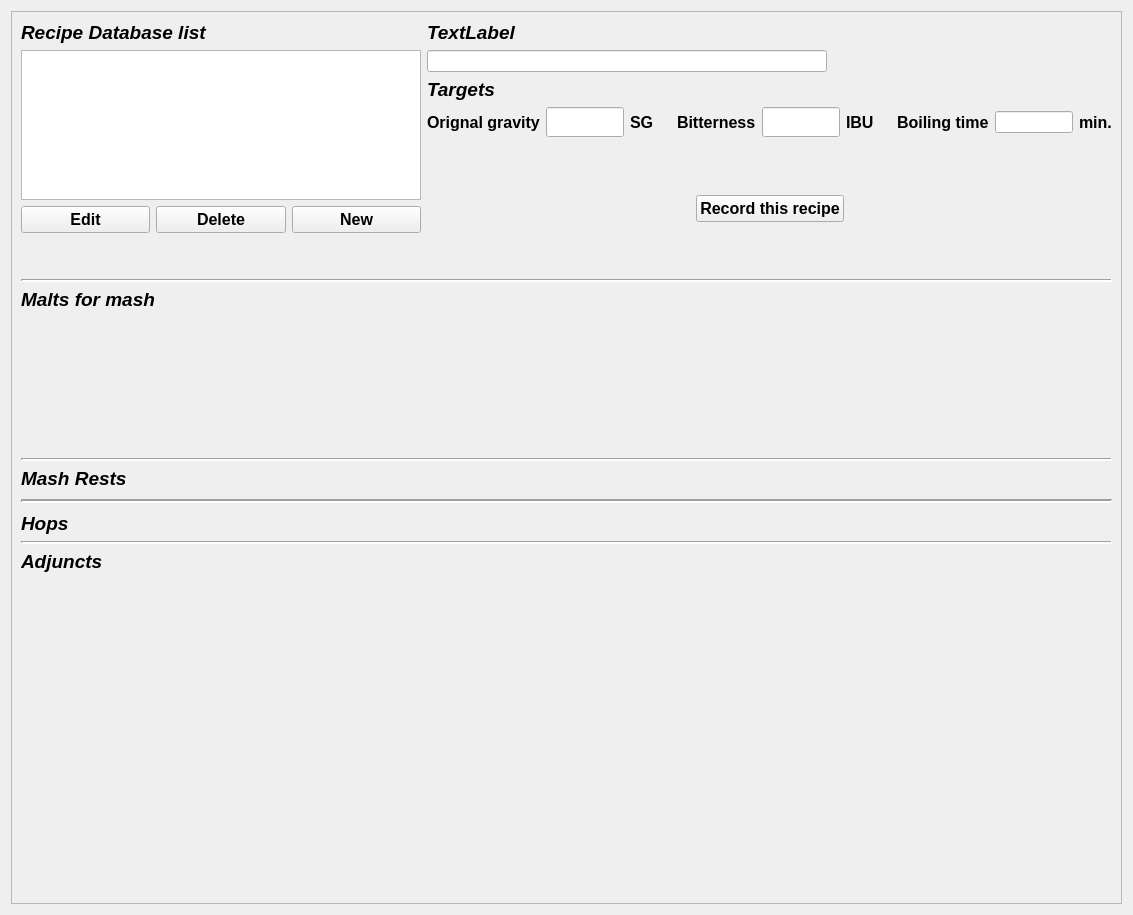
<?xml version="1.0" encoding="UTF-8"?>
<ui version="4.0">
 <class>Form</class>
 <widget class="QWidget" name="Form">
  <property name="geometry">
   <rect>
    <x>0</x>
    <y>0</y>
    <width>1133</width>
    <height>915</height>
   </rect>
  </property>
  <property name="windowTitle">
   <string>Form</string>
  </property>
  <layout class="QVBoxLayout" name="verticalLayout">
   <item>
    <widget class="QScrollArea" name="scrollArea">
     <property name="widgetResizable">
      <bool>true</bool>
     </property>
     <widget class="QWidget" name="scrollAreaWidgetContents">
      <property name="geometry">
       <rect>
        <x>0</x>
        <y>0</y>
        <width>1113</width>
        <height>895</height>
       </rect>
      </property>
      <layout class="QVBoxLayout" name="verticalLayout_5">
       <item>
        <layout class="QHBoxLayout" name="horizontalLayout_5">
         <item>
          <layout class="QVBoxLayout" name="verticalLayout_2">
           <item>
            <widget class="QLabel" name="recipe_list_label">
             <property name="maximumSize">
              <size>
               <width>16777215</width>
               <height>70</height>
              </size>
             </property>
             <property name="font">
              <font>
               <pointsize>14</pointsize>
               <weight>75</weight>
               <italic>true</italic>
               <bold>true</bold>
              </font>
             </property>
             <property name="text">
              <string>Recipe Database list</string>
             </property>
            </widget>
           </item>
           <item>
            <widget class="QListWidget" name="recipe_list_widget">
             <property name="sizePolicy">
              <sizepolicy hsizetype="Expanding" vsizetype="Fixed">
               <horstretch>0</horstretch>
               <verstretch>0</verstretch>
              </sizepolicy>
             </property>
             <property name="minimumSize">
              <size>
               <width>400</width>
               <height>0</height>
              </size>
             </property>
             <property name="maximumSize">
              <size>
               <width>16777215</width>
               <height>150</height>
              </size>
             </property>
            </widget>
           </item>
           <item>
            <layout class="QHBoxLayout" name="horizontalLayout">
             <item>
              <widget class="QPushButton" name="recipe_edit_button">
               <property name="font">
                <font>
                 <pointsize>12</pointsize>
                 <weight>75</weight>
                 <bold>true</bold>
                </font>
               </property>
               <property name="text">
                <string>Edit</string>
               </property>
              </widget>
             </item>
             <item>
              <widget class="QPushButton" name="recipe_delete_button">
               <property name="font">
                <font>
                 <pointsize>12</pointsize>
                 <weight>75</weight>
                 <bold>true</bold>
                </font>
               </property>
               <property name="text">
                <string>Delete</string>
               </property>
              </widget>
             </item>
             <item>
              <widget class="QPushButton" name="recipe_new_button">
               <property name="font">
                <font>
                 <pointsize>12</pointsize>
                 <weight>75</weight>
                 <bold>true</bold>
                </font>
               </property>
               <property name="text">
                <string>New</string>
               </property>
              </widget>
             </item>
            </layout>
           </item>
           <item>
            <spacer name="verticalSpacer_4">
             <property name="orientation">
              <enum>Qt::Vertical</enum>
             </property>
             <property name="sizeHint" stdset="0">
              <size>
               <width>20</width>
               <height>40</height>
              </size>
             </property>
            </spacer>
           </item>
          </layout>
         </item>
         <item>
          <spacer name="horizontalSpacer_5">
           <property name="orientation">
            <enum>Qt::Horizontal</enum>
           </property>
           <property name="sizeHint" stdset="0">
            <size>
             <width>40</width>
             <height>20</height>
            </size>
           </property>
          </spacer>
         </item>
         <item>
          <layout class="QVBoxLayout" name="verticalLayout_3">
           <item>
            <widget class="QLabel" name="recipe_name_label">
             <property name="font">
              <font>
               <pointsize>14</pointsize>
               <weight>75</weight>
               <italic>true</italic>
               <bold>true</bold>
              </font>
             </property>
             <property name="text">
              <string>TextLabel</string>
             </property>
            </widget>
           </item>
           <item>
            <layout class="QHBoxLayout" name="horizontalLayout_2">
             <item>
              <widget class="QLineEdit" name="recipe_name_edit">
               <property name="minimumSize">
                <size>
                 <width>400</width>
                 <height>0</height>
                </size>
               </property>
               <property name="maximumSize">
                <size>
                 <width>150</width>
                 <height>16777215</height>
                </size>
               </property>
              </widget>
             </item>
             <item>
              <spacer name="horizontalSpacer_3">
               <property name="orientation">
                <enum>Qt::Horizontal</enum>
               </property>
               <property name="sizeHint" stdset="0">
                <size>
                 <width>40</width>
                 <height>20</height>
                </size>
               </property>
              </spacer>
             </item>
            </layout>
           </item>
           <item>
            <layout class="QHBoxLayout" name="horizontalLayout_3">
             <item>
              <widget class="QLabel" name="targets_name_label">
               <property name="font">
                <font>
                 <pointsize>14</pointsize>
                 <weight>75</weight>
                 <italic>true</italic>
                 <bold>true</bold>
                </font>
               </property>
               <property name="text">
                <string>Targets</string>
               </property>
              </widget>
             </item>
             <item>
              <spacer name="horizontalSpacer_4">
               <property name="orientation">
                <enum>Qt::Horizontal</enum>
               </property>
               <property name="sizeHint" stdset="0">
                <size>
                 <width>40</width>
                 <height>20</height>
                </size>
               </property>
              </spacer>
             </item>
            </layout>
           </item>
           <item>
            <layout class="QHBoxLayout" name="horizontalLayout_6">
             <item>
              <widget class="QLabel" name="targeted_original_gravity_label">
               <property name="font">
                <font>
                 <pointsize>12</pointsize>
                 <weight>75</weight>
                 <bold>true</bold>
                </font>
               </property>
               <property name="text">
                <string>Orignal gravity</string>
               </property>
              </widget>
             </item>
             <item>
              <widget class="QLineEdit" name="targeted_original_gravity_edit">
               <property name="minimumSize">
                <size>
                 <width>0</width>
                 <height>30</height>
                </size>
               </property>
               <property name="maximumSize">
                <size>
                 <width>100</width>
                 <height>16777215</height>
                </size>
               </property>
              </widget>
             </item>
             <item>
              <widget class="QLabel" name="label_5">
               <property name="font">
                <font>
                 <pointsize>12</pointsize>
                 <weight>75</weight>
                 <bold>true</bold>
                </font>
               </property>
               <property name="text">
                <string>SG</string>
               </property>
              </widget>
             </item>
             <item>
              <spacer name="horizontalSpacer_6">
               <property name="orientation">
                <enum>Qt::Horizontal</enum>
               </property>
               <property name="sizeHint" stdset="0">
                <size>
                 <width>40</width>
                 <height>20</height>
                </size>
               </property>
              </spacer>
             </item>
             <item>
              <widget class="QLabel" name="targeted_bitterness_label">
               <property name="font">
                <font>
                 <pointsize>12</pointsize>
                 <weight>75</weight>
                 <bold>true</bold>
                </font>
               </property>
               <property name="text">
                <string>Bitterness</string>
               </property>
              </widget>
             </item>
             <item>
              <widget class="QLineEdit" name="targeted_bitterness_edit">
               <property name="minimumSize">
                <size>
                 <width>0</width>
                 <height>30</height>
                </size>
               </property>
               <property name="maximumSize">
                <size>
                 <width>100</width>
                 <height>16777215</height>
                </size>
               </property>
              </widget>
             </item>
             <item>
              <widget class="QLabel" name="targeted_bitterness_unit_label">
               <property name="font">
                <font>
                 <pointsize>12</pointsize>
                 <weight>75</weight>
                 <bold>true</bold>
                </font>
               </property>
               <property name="text">
                <string>IBU</string>
               </property>
              </widget>
             </item>
             <item>
              <spacer name="horizontalSpacer_9">
               <property name="orientation">
                <enum>Qt::Horizontal</enum>
               </property>
               <property name="sizeHint" stdset="0">
                <size>
                 <width>40</width>
                 <height>20</height>
                </size>
               </property>
              </spacer>
             </item>
             <item>
              <widget class="QLabel" name="boiling_time_label">
               <property name="font">
                <font>
                 <pointsize>12</pointsize>
                 <weight>75</weight>
                 <bold>true</bold>
                </font>
               </property>
               <property name="text">
                <string>Boiling time</string>
               </property>
              </widget>
             </item>
             <item>
              <widget class="QLineEdit" name="boiling_time_edit">
               <property name="maximumSize">
                <size>
                 <width>100</width>
                 <height>16777215</height>
                </size>
               </property>
              </widget>
             </item>
             <item>
              <widget class="QLabel" name="boiling_time_unit_label">
               <property name="font">
                <font>
                 <pointsize>12</pointsize>
                 <weight>75</weight>
                 <bold>true</bold>
                </font>
               </property>
               <property name="text">
                <string>min.</string>
               </property>
              </widget>
             </item>
            </layout>
           </item>
           <item>
            <spacer name="verticalSpacer_5">
             <property name="orientation">
              <enum>Qt::Vertical</enum>
             </property>
             <property name="sizeHint" stdset="0">
              <size>
               <width>20</width>
               <height>40</height>
              </size>
             </property>
            </spacer>
           </item>
           <item>
            <layout class="QHBoxLayout" name="horizontalLayout_4">
             <item>
              <spacer name="horizontalSpacer">
               <property name="orientation">
                <enum>Qt::Horizontal</enum>
               </property>
               <property name="sizeHint" stdset="0">
                <size>
                 <width>40</width>
                 <height>20</height>
                </size>
               </property>
              </spacer>
             </item>
             <item>
              <widget class="QPushButton" name="recipe_add_button">
               <property name="font">
                <font>
                 <pointsize>12</pointsize>
                 <weight>75</weight>
                 <bold>true</bold>
                </font>
               </property>
               <property name="text">
                <string>Record this recipe</string>
               </property>
              </widget>
             </item>
             <item>
              <spacer name="horizontalSpacer_2">
               <property name="orientation">
                <enum>Qt::Horizontal</enum>
               </property>
               <property name="sizeHint" stdset="0">
                <size>
                 <width>40</width>
                 <height>20</height>
                </size>
               </property>
              </spacer>
             </item>
            </layout>
           </item>
           <item>
            <spacer name="verticalSpacer_3">
             <property name="orientation">
              <enum>Qt::Vertical</enum>
             </property>
             <property name="sizeHint" stdset="0">
              <size>
               <width>20</width>
               <height>40</height>
              </size>
             </property>
            </spacer>
           </item>
          </layout>
         </item>
         <item>
          <spacer name="horizontalSpacer_14">
           <property name="orientation">
            <enum>Qt::Horizontal</enum>
           </property>
           <property name="sizeHint" stdset="0">
            <size>
             <width>40</width>
             <height>20</height>
            </size>
           </property>
          </spacer>
         </item>
        </layout>
       </item>
       <item>
        <widget class="Line" name="line_2">
         <property name="lineWidth">
          <number>2</number>
         </property>
         <property name="orientation">
          <enum>Qt::Horizontal</enum>
         </property>
        </widget>
       </item>
       <item>
        <layout class="QHBoxLayout" name="malt_header_layout">
         <item>
          <widget class="QLabel" name="malt_for_mash_label">
           <property name="minimumSize">
            <size>
             <width>150</width>
             <height>0</height>
            </size>
           </property>
           <property name="maximumSize">
            <size>
             <width>300</width>
             <height>16777215</height>
            </size>
           </property>
           <property name="font">
            <font>
             <pointsize>14</pointsize>
             <weight>75</weight>
             <italic>true</italic>
             <bold>true</bold>
            </font>
           </property>
           <property name="text">
            <string>Malts for mash</string>
           </property>
          </widget>
         </item>
         <item>
          <spacer name="horizontalSpacer_7">
           <property name="orientation">
            <enum>Qt::Horizontal</enum>
           </property>
           <property name="sizeHint" stdset="0">
            <size>
             <width>40</width>
             <height>20</height>
            </size>
           </property>
          </spacer>
         </item>
        </layout>
       </item>
       <item>
        <layout class="QVBoxLayout" name="verticalLayout_4">
         <item>
          <layout class="QVBoxLayout" name="malt_layout">
           <property name="sizeConstraint">
            <enum>QLayout::SetFixedSize</enum>
           </property>
          </layout>
         </item>
         <item>
          <spacer name="verticalSpacer_2">
           <property name="orientation">
            <enum>Qt::Vertical</enum>
           </property>
           <property name="sizeHint" stdset="0">
            <size>
             <width>20</width>
             <height>40</height>
            </size>
           </property>
          </spacer>
         </item>
        </layout>
       </item>
       <item>
        <widget class="Line" name="line_5">
         <property name="lineWidth">
          <number>2</number>
         </property>
         <property name="orientation">
          <enum>Qt::Horizontal</enum>
         </property>
        </widget>
       </item>
       <item>
        <layout class="QHBoxLayout" name="rest_header_layout">
         <item>
          <widget class="QLabel" name="mash_rests_label">
           <property name="minimumSize">
            <size>
             <width>150</width>
             <height>0</height>
            </size>
           </property>
           <property name="font">
            <font>
             <pointsize>14</pointsize>
             <weight>75</weight>
             <italic>true</italic>
             <bold>true</bold>
            </font>
           </property>
           <property name="text">
            <string>Mash Rests</string>
           </property>
          </widget>
         </item>
         <item>
          <spacer name="horizontalSpacer_15">
           <property name="orientation">
            <enum>Qt::Horizontal</enum>
           </property>
           <property name="sizeHint" stdset="0">
            <size>
             <width>40</width>
             <height>20</height>
            </size>
           </property>
          </spacer>
         </item>
        </layout>
       </item>
       <item>
        <layout class="QVBoxLayout" name="rest_layout">
         <property name="sizeConstraint">
          <enum>QLayout::SetFixedSize</enum>
         </property>
        </layout>
       </item>
       <item>
        <widget class="Line" name="line_3">
         <property name="minimumSize">
          <size>
           <width>0</width>
           <height>10</height>
          </size>
         </property>
         <property name="lineWidth">
          <number>2</number>
         </property>
         <property name="orientation">
          <enum>Qt::Horizontal</enum>
         </property>
        </widget>
       </item>
       <item>
        <layout class="QHBoxLayout" name="hop_header_layout">
         <item>
          <widget class="QLabel" name="hop_list_label">
           <property name="minimumSize">
            <size>
             <width>150</width>
             <height>0</height>
            </size>
           </property>
           <property name="maximumSize">
            <size>
             <width>300</width>
             <height>16777215</height>
            </size>
           </property>
           <property name="font">
            <font>
             <pointsize>14</pointsize>
             <weight>75</weight>
             <italic>true</italic>
             <bold>true</bold>
            </font>
           </property>
           <property name="text">
            <string>Hops</string>
           </property>
          </widget>
         </item>
         <item>
          <spacer name="horizontalSpacer_8">
           <property name="orientation">
            <enum>Qt::Horizontal</enum>
           </property>
           <property name="sizeHint" stdset="0">
            <size>
             <width>40</width>
             <height>20</height>
            </size>
           </property>
          </spacer>
         </item>
        </layout>
       </item>
       <item>
        <layout class="QVBoxLayout" name="hop_layout">
         <property name="sizeConstraint">
          <enum>QLayout::SetFixedSize</enum>
         </property>
        </layout>
       </item>
       <item>
        <widget class="Line" name="line_4">
         <property name="lineWidth">
          <number>2</number>
         </property>
         <property name="orientation">
          <enum>Qt::Horizontal</enum>
         </property>
        </widget>
       </item>
       <item>
        <layout class="QHBoxLayout" name="adjunct_header_layout">
         <item>
          <widget class="QLabel" name="adjuncts_list_label">
           <property name="minimumSize">
            <size>
             <width>150</width>
             <height>0</height>
            </size>
           </property>
           <property name="font">
            <font>
             <pointsize>14</pointsize>
             <weight>75</weight>
             <italic>true</italic>
             <bold>true</bold>
            </font>
           </property>
           <property name="text">
            <string>Adjuncts</string>
           </property>
          </widget>
         </item>
         <item>
          <spacer name="horizontalSpacer_13">
           <property name="orientation">
            <enum>Qt::Horizontal</enum>
           </property>
           <property name="sizeHint" stdset="0">
            <size>
             <width>40</width>
             <height>20</height>
            </size>
           </property>
          </spacer>
         </item>
        </layout>
       </item>
       <item>
        <layout class="QVBoxLayout" name="adjunct_layout">
         <property name="sizeConstraint">
          <enum>QLayout::SetFixedSize</enum>
         </property>
        </layout>
       </item>
       <item>
        <spacer name="verticalSpacer">
         <property name="orientation">
          <enum>Qt::Vertical</enum>
         </property>
         <property name="sizeHint" stdset="0">
          <size>
           <width>20</width>
           <height>321</height>
          </size>
         </property>
        </spacer>
       </item>
      </layout>
     </widget>
    </widget>
   </item>
  </layout>
 </widget>
 <resources/>
 <connections/>
</ui>
